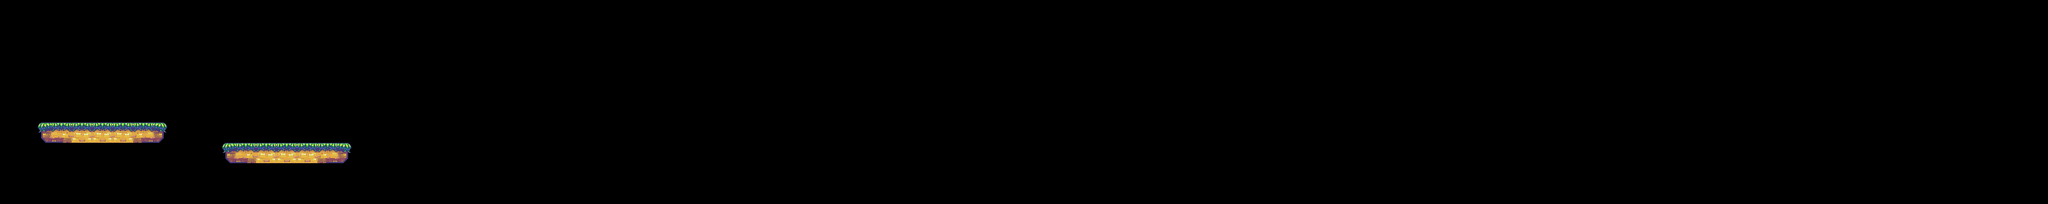

Below is a game level as drawn by its tile map, then a one-line description and the .tmx that defines it (tile-layer data replaced by summaries):
An orthogonal 100x10 tile map with 32x32 px tiles, 1 tile layer (collision) and 1 object (PlayerSpawn).

<map version="1.0" orientation="orthogonal" renderorder="right-down" width="100" height="10" tilewidth="32" tileheight="32" nextobjectid="34">
 <tileset firstgid="1" name="terrain" tilewidth="32" tileheight="32">
  <image source="terrain.png" width="288" height="608" />
 </tileset>
 <layer name="collision" width="100" height="10">
  <data>[1000 cells, 16 non-empty, 8 distinct tile ids]</data>
 </layer>
 <objectgroup name="objects">
  <object id="3" name="start" type="PlayerSpawn" x="132" y="118" width="31" height="67" />
 </objectgroup>
</map>
